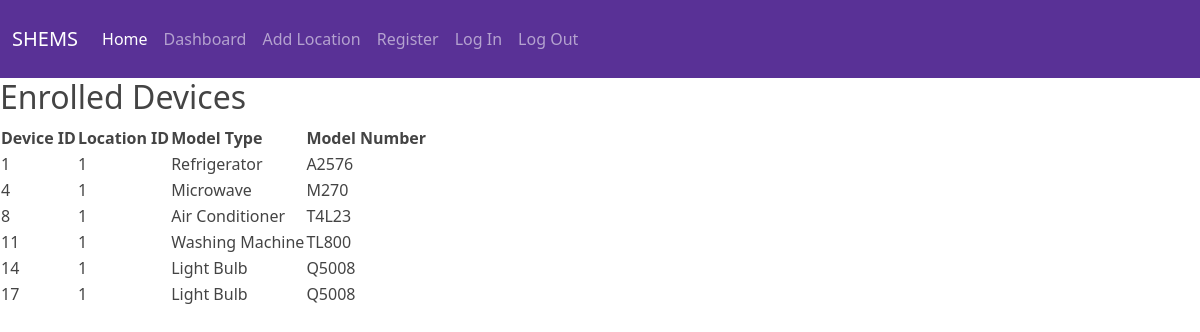
The page /devices/1 (signed in) on the database its author committed.
### tables this page shows
CREATE TABLE EnrolledDevice (
               DeviceID INT(5) PRIMARY KEY,
               LocationID INT(5) NOT NULL,
               ModelID INT(5) NOT NULL,
               d_hidden BOOLEAN NOT NULL,
               FOREIGN KEY (LocationID) REFERENCES ServiceLocation(LocationID),
               FOREIGN KEY (ModelID) REFERENCES DeviceModel(ModelID));

CREATE TABLE DeviceModel (
               ModelID INT(5) PRIMARY KEY,
               model_type VARCHAR(20) NOT NULL,
               model_number VARCHAR(20) NOT NULL,
               other_details VARCHAR(200) NOT NULL);

### app.py (the view)
@app.route('/devices/<int:location_id>')
def devices(location_id):
    if 'user_id' in session:
        connection = get_db_connection()
        cursor = connection.cursor()
        enrolled_devices = cursor.execute(
            'SELECT ed.*, dm.model_type, dm.model_number FROM EnrolledDevice ed '
            'JOIN DeviceModel dm ON ed.ModelID = dm.ModelID '
            'WHERE LocationID = ?',
            (location_id,)
        ).fetchall()
        connection.close()
        return render_template('devices.html', enrolled_devices=enrolled_devices)
    else:
        return redirect(url_for('login'))

### app.py (called while the page is built)
def get_db_connection():
    connection = sqlite3.connect('shems.db')
    connection.row_factory = sqlite3.Row
    return connection

### templates/devices.html (shortened to what this page needs)
{% extends 'base.html' %}
{% block content %}
  <h2>Enrolled Devices</h2>
  {% if enrolled_devices %}
    <table>
      <thead>
        <tr>
          <th>Device ID</th>
          <th>Location ID</th>
          <th>Model Type</th>
          <th>Model Number</th>
        </tr>
      </thead>
      <tbody>
        {% for device in enrolled_devices %}
          <tr>
            <td>{{ device.DeviceID }}</td>
            <td>{{ device.LocationID }}</td>
            <td>{{ device.model_type }}</td>
            <td>{{ device.model_number }}</td>
          </tr>
        {% endfor %}
      </tbody>
    </table>
  {% else %}
    <p>No enrolled devices found for this location.</p>
  {% endif %}
{% endblock %}

### rows shown on the page
EnrolledDevice: DeviceID "1", LocationID "1", model_type "Refrigerator", model_number "A2576"
EnrolledDevice: DeviceID "4", LocationID "1", model_type "Microwave", model_number "M270"
EnrolledDevice: DeviceID "8", LocationID "1", model_type "Air Conditioner", model_number "T4L23"
EnrolledDevice: DeviceID "11", LocationID "1", model_type "Washing Machine", model_number "TL800"
EnrolledDevice: DeviceID "14", LocationID "1", model_type "Light Bulb", model_number "Q5008"
EnrolledDevice: DeviceID "17", LocationID "1", model_type "Light Bulb", model_number "Q5008"
